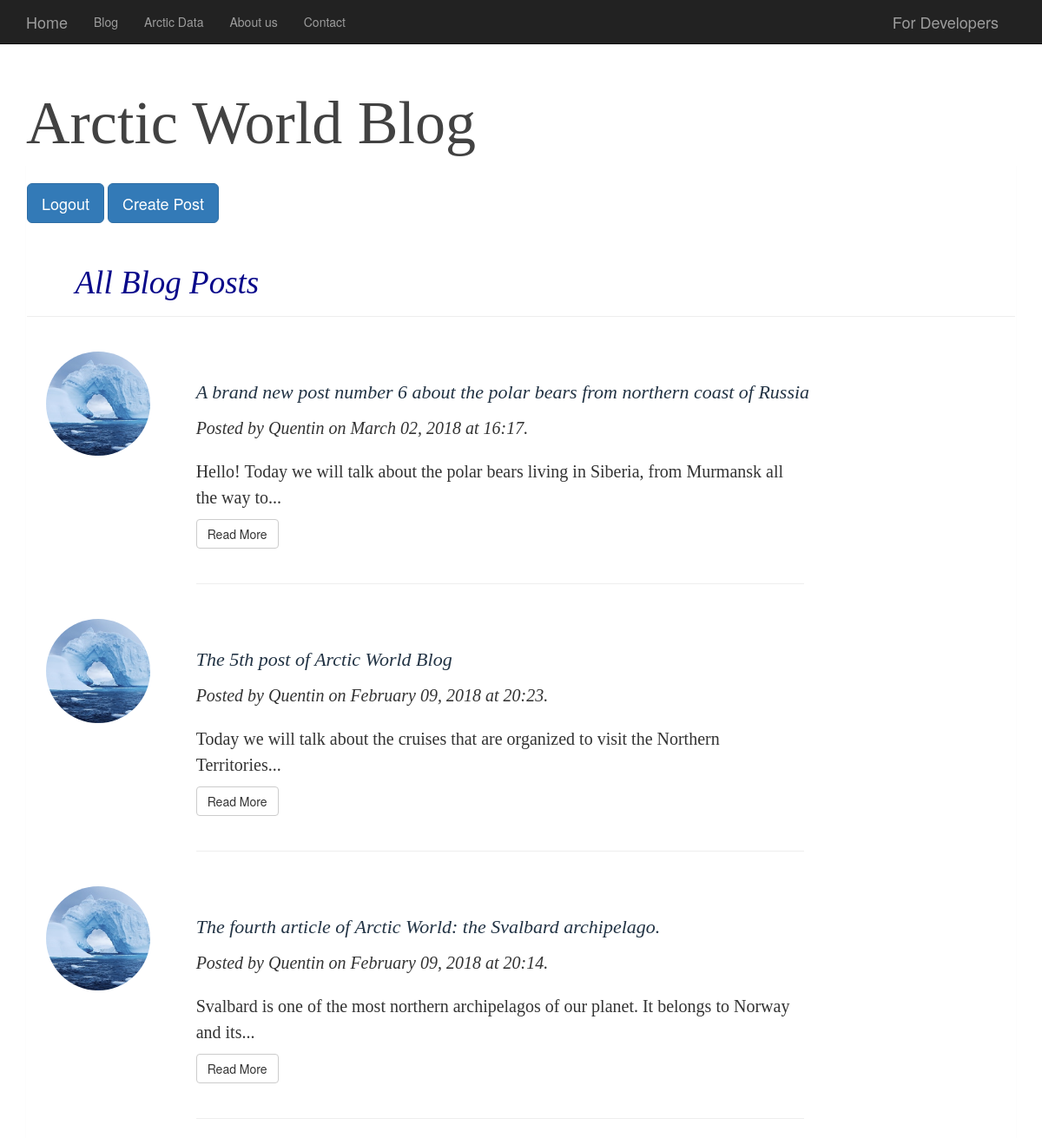
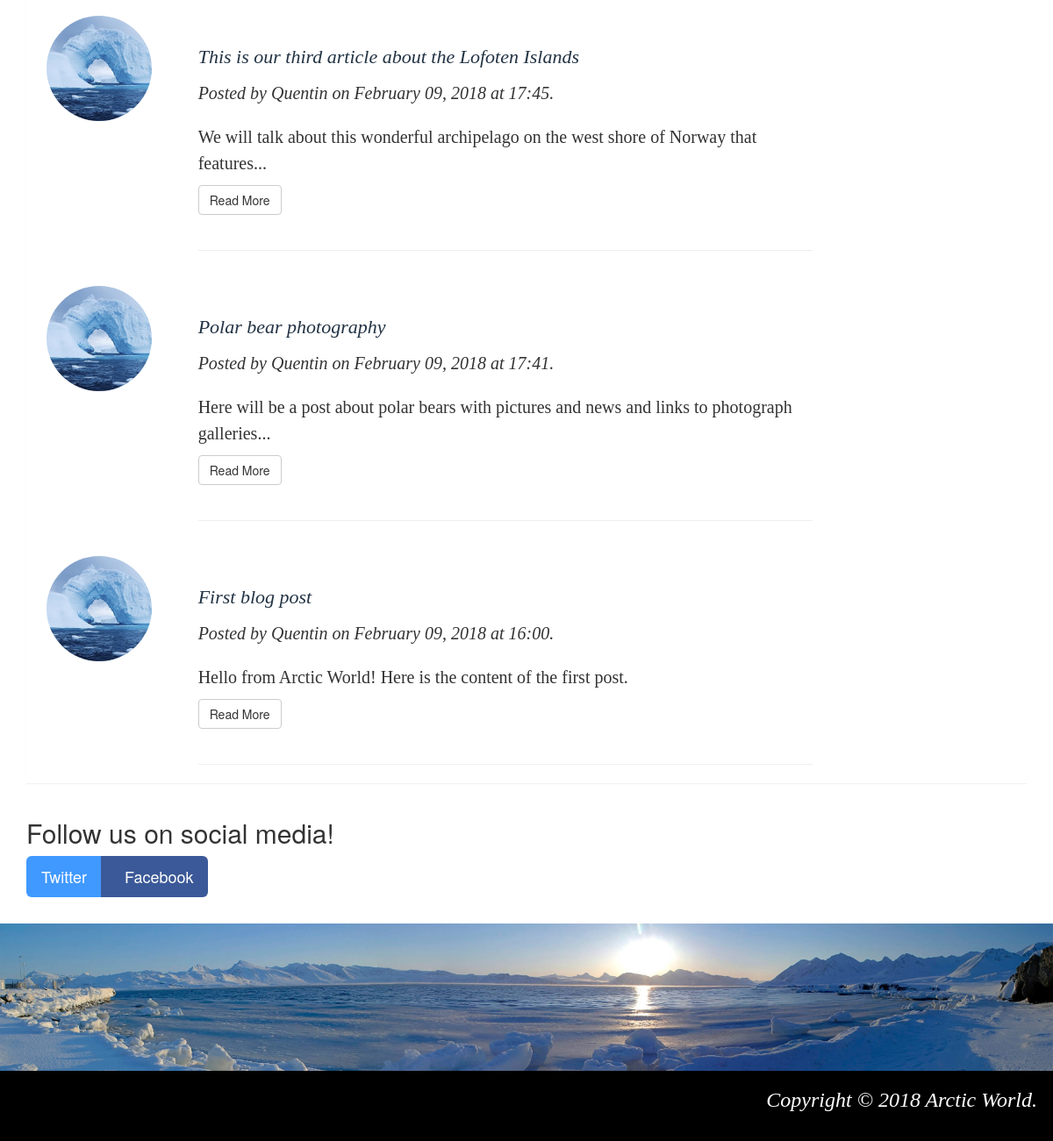
/blog (signed in), run on the app's committed database (2 pictures, top to bottom).
### forms.py (models this page shows)
class BlogPost(db.Model):
	post_id = db.Column(db.Integer, primary_key=True, autoincrement=True)
	title = db.Column(db.String(150))
	image = db.Column(db.LargeBinary)
	image2 = db.Column(db.LargeBinary)
	author = db.Column(db.String(20))
	created = db.Column(db.DateTime)
	updated = db.Column(db.DateTime)
	content = db.Column(db.Text)

### app.py (the view)
@app.route('/blog', methods=['GET'])
def blog():
	posts = BlogPost.query.all()
	return render_template('blog.html', posts=posts)

### app.py (called while the page is built)
@login_manager.user_loader
def load_user(user_id):
	return User.query.get(int(user_id))

@app.context_processor
def inject_now():
	return {'now': datetime.utcnow()}

### templates/blog.html (shortened to what this page needs)
{% extends 'base.html' %}
{% block content %}
<div id="masthead">
<div class="container">
<div class="row">
<div class="col-md-10">
	<h1> <font face="blanka" color="#424242">Arctic World Blog</font>
</div>
</div>
</div>
</div>
<div class="container">
<div class="row">
<div class="col-md-12">
<div class="panel">
	<br>
	{% if current_user.is_authenticated %}
	<a href="{{ url_for('logout') }}" type="button" class="btn btn-lg btn-primary"> Logout </a>
	<a href="{{ url_for('create_post') }}" type="button" class="btn btn-lg btn-primary"> Create Post </a>
	{% endif %}
	<br><br><br>
	<div id="content">
	<h1> <font color="#08088A"><i> &nbsp;&nbsp;&nbsp;&nbsp;&nbsp;&nbsp;All Blog Posts </i></font></h1>
	<hr>
	{% for post in posts|sort(attribute='created', reverse = True) %}
	<div class="row">
	<br>
	<div class="col-md-2 col-sm-3 text-center">
	<a class="img"><img src="{{ url_for('static', filename='img/floe.jpg') }}" style="width:120px;height:120px" class="img-circle"></a>
	</div>
	<div class="col-md-10 col-sm-9">
	<h3><a href="{{ url_for('blogpost', post_id=post.post_id)}}">{{ post.title }}</a></h3>
	<h4><i>Posted by {{ post.author }} on {{ post.created.strftime('%B %d, %Y at %H:%M') }}.<br>
	</i></h4>
	<div class="row">
		<div class="col-xs-9">
		<h4>{{ post.content|safe|truncate(100) }}</h4>
		<a class="btn btn-default" href="{{ url_for('blogpost', post_id=post.post_id) }}">Read More</a><br><br>
		<hr>
		</div>
	</div>
	</div>
	</div>
	{% endfor %}
	</div>
	</div>
</div>
</div>
</div>
{% endblock content %}

### static/css/styles.css (style rules this page uses)
body { padding-top:50px; }
#masthead { min-height:140px; }
#masthead h1 { font-size: 40px; line-height: 1; margin-top:50px; }
#content h1 { font-family: 'Georgia'; font-size: 37px; font-style: italic; line-height: 1; margin-top:10px; }
#content h3 { font-family: 'Georgia'; font-size: 22px; font-style: italic; line-height: 1.5; margin-top:30px; }
#content h4 { font-family: 'Georgia'; font-size: 20px; line-height: 1.5; margin-top:10px; }
a,a:hover { color:#223344; text-decoration:none; }
@media screen and (min-width: 768px) { #masthead h1 { font-size: 70px; } }
.panel { border-color:transparent; border-radius:0; }

### data on the page
BlogPost: title "A brand new post number 6 about the polar bears from northern coast of Russia", author "Quentin", created "March 02, 2018 at 16:17", content "Hello! Today we will talk about the polar bears living in Siberia, from Murmansk all the way to..."
BlogPost: title "The 5th post of Arctic World Blog", author "Quentin", created "February 09, 2018 at 20:23", content "Today we will talk about the cruises that are organized to visit the Northern Territories..."
BlogPost: title "The fourth article of Arctic World: the Svalbard archipelago.", author "Quentin", created "February 09, 2018 at 20:14", content "Svalbard is one of the most northern archipelagos of our planet. It belongs to Norway and its..."
BlogPost: title "This is our third article about the Lofoten Islands", author "Quentin", created "February 09, 2018 at 17:45", content "We will talk about this wonderful archipelago on the west shore of Norway that features..."
BlogPost: title "Polar bear photography", author "Quentin", created "February 09, 2018 at 17:41", content "Here will be a post about polar bears with pictures and news and links to photograph galleries..."
BlogPost: title "First blog post", author "Quentin", created "February 09, 2018 at 16:00", content "Hello from Arctic World! Here is the content of the first post."
